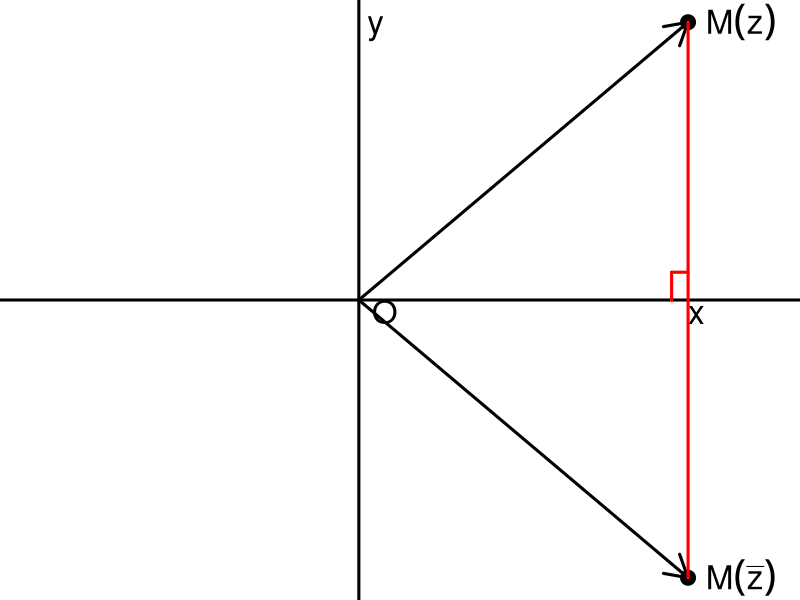
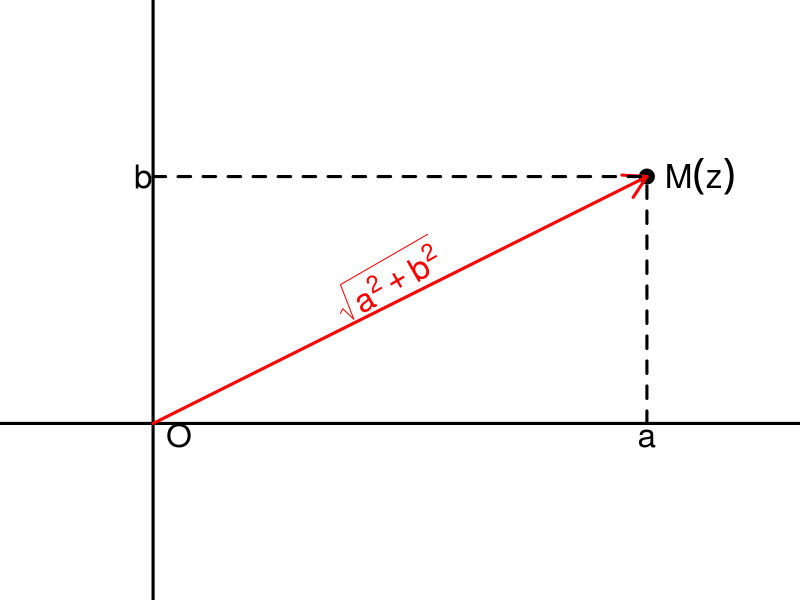
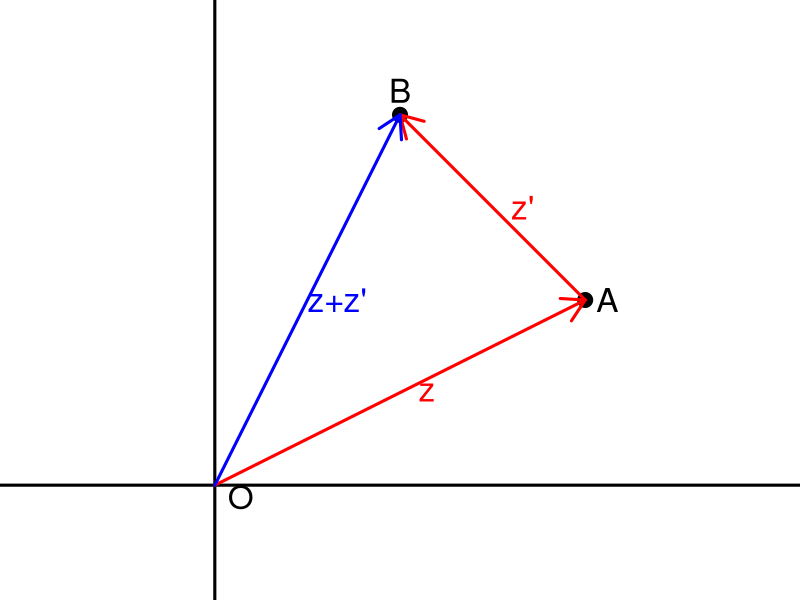

The R source for these figures, in order:
## ---- chunk 1
knitr::opts_chunk$set(echo = FALSE, fig.path = "figures/complexes_")
## ---- chunk 2
par(cex = 2, mar = c(0, 0, 0, 0))
plot(x = c(2, 2), y = c(1, -1), axes= FALSE, pch = 19, xlab = NA, ylab = NA, xlim = c(-2, 2.5))
abline(h = 0, v = 0, lwd = 3)
text(0, 0, "O", adj = c(-0.5, 1))
text(2, 0, "x", adj = c(0, 1))
text(0, 1, "y", adj = c(-0.5, 0.5))
text(x = c(2, 2), y = c(1, -1), expression(M(z), M(bar(z))), adj = c(-0.25, 0.5))
arrows(x0 = 0, y0 = 0, x1 = 2, y1 = c(1, -1), lwd = 3)
segments(x0 = 2, y0 = 1, y1 = -1, col = "red", lwd = 3)
segments(x0 = c(1.9, 1.9), x1 = c(1.9, 2.0), y0 = c(0, 0.1), y1 = c(0.1, 0.1), lwd = 3, col = "red")
## ---- chunk 3
par(cex = 2, mar = c(0, 0, 0, 0))
plot(x = c(2), y = c(1), axes= FALSE, pch = 19, xlab = NA, ylab = NA, xlim = c(-0.5, 2.5), ylim = c(-0.5, 1.5), asp = 1)
abline(h = 0, v = 0, lwd = 3)
text(0, 0, "O", adj = c(-0.5, 1))
text(2, 0, "a", adj = c(0.5, 1))
text(0, 1, "b", adj = c(1, 0.5))
text(x = c(2), y = c(1), expression(M(z)), adj = c(-0.25, 0.5))
arrows(x0 = 0, y0 = 0, x1 = 2, y1 = c(1), lwd = 3, col = "red")
segments(x0 = c(0, 2), x1 = 2, y0 = c(1, 0), y1 = 1, lwd = 3, lty = 2)
h <- 0.1; text(1 + h * cos(2*pi/3), 0.5 + h * sin(2*pi/3), expression(sqrt(a^2 + b^2)), srt = 30, adj = c(0.5, 0.5), col = "red")
## ---- chunk 4
par(cex = 2, mar = c(0, 0, 0, 0))
plot(x = c(2, 1), y = c(1, 2), axes= FALSE, pch = 19, xlab = NA, ylab = NA, xlim = c(-0.5, 2.5), ylim = c(-0.5, 2.5), asp = 1)
abline(h = 0, v = 0, lwd = 3)
text(0, 0, "O", adj = c(-0.5, 1))
text(2, 1, "A", adj = c(-0.5, 0.5))
text(1, 2, "B", adj = c(0.5, -0.5))
arrows(x0 = c(0, 2, 0), y0 = c(0, 1, 0), x1 = c(2, 1, 1), y1 = c(1, 2, 2), lwd = 3, col = c("red", "red", "blue"))
text(c(1.1, 1.6, 0.5), c(0.5, 1.5, 1), labels = c("z", "z'", "z+z'"), col = c("red", "red", "blue"), adj = c(0))
